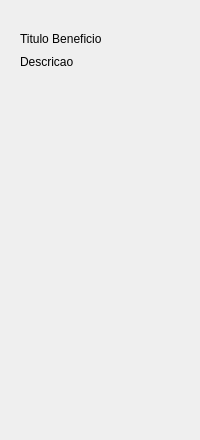
           <widget class="QWidget" name="pgTpBeneficio">
            <layout class="QGridLayout" name="gridLayout_7">
             <property name="topMargin">
              <number>0</number>
             </property>
             <property name="horizontalSpacing">
              <number>32</number>
             </property>
             <property name="verticalSpacing">
              <number>16</number>
             </property>
             <item row="0" column="0">
              <widget class="QFrame" name="frTpBenePrincipal">
               <property name="maximumSize">
                <size>
                 <width>600</width>
                 <height>16777215</height>
                </size>
               </property>
               <property name="frameShape">
                <enum>QFrame::NoFrame</enum>
               </property>
               <property name="frameShadow">
                <enum>QFrame::Raised</enum>
               </property>
               <layout class="QVBoxLayout" name="verticalLayout_10">
                <item>
                 <layout class="QVBoxLayout" name="vlTpBeneficio">
                  <property name="sizeConstraint">
                   <enum>QLayout::SetFixedSize</enum>
                  </property>
                 </layout>
                </item>
                <item>
                 <spacer name="verticalSpacer_11">
                  <property name="orientation">
                   <enum>Qt::Vertical</enum>
                  </property>
                  <property name="sizeType">
                   <enum>QSizePolicy::Fixed</enum>
                  </property>
                  <property name="sizeHint" stdset="0">
                   <size>
                    <width>20</width>
                    <height>20</height>
                   </size>
                  </property>
                 </spacer>
                </item>
                <item>
                 <widget class="QLabel" name="lbTituloTpBeneficio">
                  <property name="minimumSize">
                   <size>
                    <width>0</width>
                    <height>20</height>
                   </size>
                  </property>
                  <property name="maximumSize">
                   <size>
                    <width>16777215</width>
                    <height>40</height>
                   </size>
                  </property>
                  <property name="text">
                   <string>Titulo Beneficio</string>
                  </property>
                 </widget>
                </item>
                <item alignment="Qt::AlignTop">
                 <widget class="QLabel" name="lbDescTpBeneficio">
                  <property name="sizePolicy">
                   <sizepolicy hsizetype="Preferred" vsizetype="Fixed">
                    <horstretch>0</horstretch>
                    <verstretch>0</verstretch>
                   </sizepolicy>
                  </property>
                  <property name="text">
                   <string>Descricao</string>
                  </property>
                  <property name="wordWrap">
                   <bool>true</bool>
                  </property>
                 </widget>
                </item>
                <item>
                 <spacer name="verticalSpacer_10">
                  <property name="orientation">
                   <enum>Qt::Vertical</enum>
                  </property>
                  <property name="sizeHint" stdset="0">
                   <size>
                    <width>20</width>
                    <height>351</height>
                   </size>
                  </property>
                 </spacer>
                </item>
               </layout>
              </widget>
             </item>
            </layout>
           </widget>
